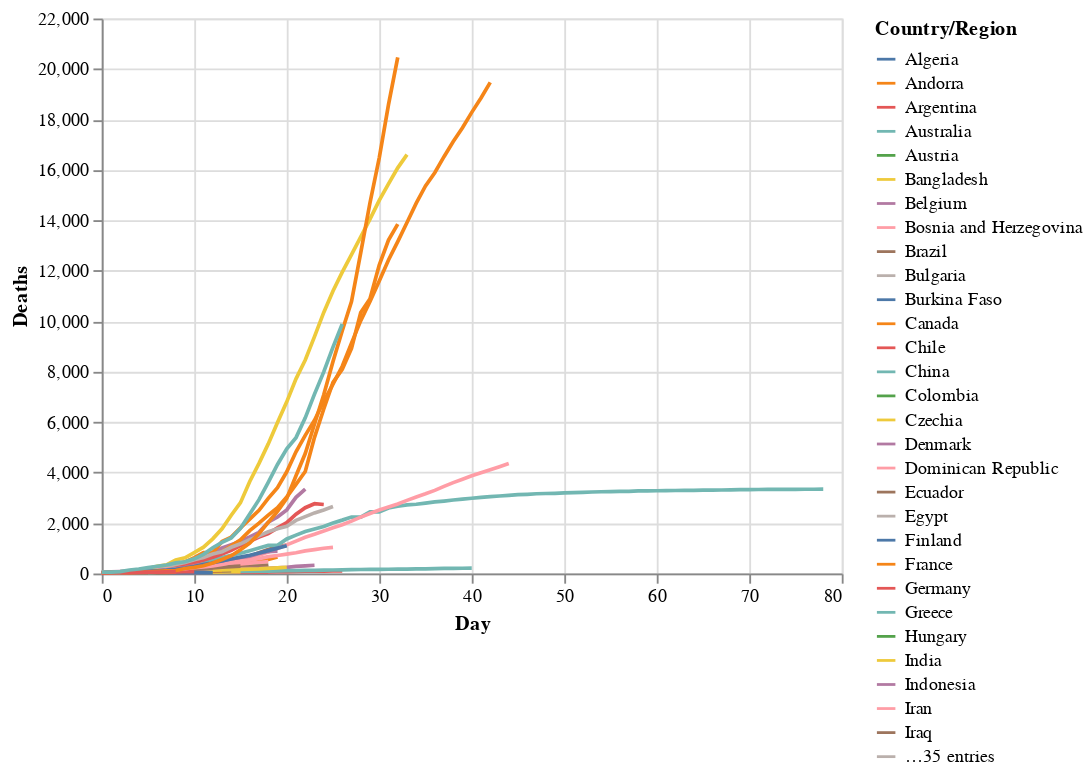

The notebook cell this image was saved under:
### Markdown cell above
We'll see the power of having long data when using Altair. Such transformations have been performed for a long time, however it wasn't until 2014 that Hadley Wickham formalized the language in his paper [Tidy Data](https://www.researchgate.net/publication/215990669_Tidy_data). Note that Wickham prefers to avoid the terms long and wide because, in his words, 'they are imprecise'. I generally agree but for our purposes here of giving the flavour, they suffice.

Now having transformed our data, let's import Altair and get a sense of its API.

### Code cell
import altair as alt
alt.data_transformers.disable_max_rows()
# altair plot 
alt.Chart(deaths_long).mark_line().encode(
    x='Day',
    y='Deaths',
    color='Country/Region')

### Figure 1 — Vega-Lite specification as saved in the notebook (floating-point values rounded to 4 significant figures; data arrays with more than 128 entries replaced by an {"elided": "..."} marker saying what was removed)
{"config": {"view": {"continuousWidth": 400, "continuousHeight": 300}}, "data": {"name": "data-55a258f94e8b8783e91323a8e7c7adc8"}, "mark": "line", "encoding": {"color": {"type": "nominal", "field": "Country/Region"}, "x": {"type": "quantitative", "field": "Day"}, "y": {"type": "quantitative", "field": "Deaths"}}, "$schema": "https://vega.github.io/schema/vega-lite/v4.8.1.json", "datasets": {"data-55a258f94e8b8783e91323a8e7c7adc8": {"elided": "5184 records"}}}
